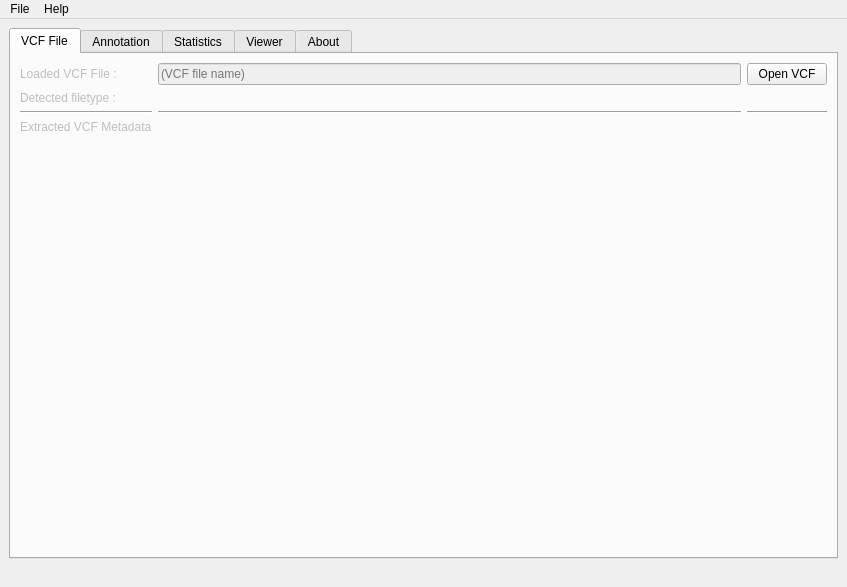
<?xml version="1.0" encoding="UTF-8"?>
<ui version="4.0">
 <class>Metallaxis</class>
 <widget class="QMainWindow" name="Metallaxis">
  <property name="geometry">
   <rect>
    <x>0</x>
    <y>0</y>
    <width>847</width>
    <height>587</height>
   </rect>
  </property>
  <property name="windowTitle">
   <string>MainWindow</string>
  </property>
  <widget class="QWidget" name="centralwidget">
   <property name="layoutDirection">
    <enum>Qt::LeftToRight</enum>
   </property>
   <layout class="QVBoxLayout" name="verticalLayout_5">
    <item>
     <widget class="QTabWidget" name="tabWidget">
      <property name="enabled">
       <bool>true</bool>
      </property>
      <property name="acceptDrops">
       <bool>true</bool>
      </property>
      <property name="layoutDirection">
       <enum>Qt::LeftToRight</enum>
      </property>
      <property name="currentIndex">
       <number>0</number>
      </property>
      <property name="usesScrollButtons">
       <bool>false</bool>
      </property>
      <property name="documentMode">
       <bool>false</bool>
      </property>
      <property name="tabsClosable">
       <bool>false</bool>
      </property>
      <property name="movable">
       <bool>false</bool>
      </property>
      <widget class="QWidget" name="vcf_load_tab">
       <attribute name="title">
        <string>VCF File</string>
       </attribute>
       <layout class="QHBoxLayout" name="horizontalLayout_5">
        <item>
         <layout class="QVBoxLayout" name="verticalLayout_4">
          <item>
           <layout class="QGridLayout" name="gridLayout_2">
            <item row="5" column="0">
             <layout class="QVBoxLayout" name="dynamic_metadata_label_tags"/>
            </item>
            <item row="3" column="0">
             <widget class="Line" name="line_3">
              <property name="orientation">
               <enum>Qt::Horizontal</enum>
              </property>
             </widget>
            </item>
            <item row="3" column="1">
             <widget class="Line" name="line_4">
              <property name="orientation">
               <enum>Qt::Horizontal</enum>
              </property>
             </widget>
            </item>
            <item row="1" column="1">
             <widget class="QLineEdit" name="loaded_vcf_lineedit">
              <property name="enabled">
               <bool>false</bool>
              </property>
              <property name="autoFillBackground">
               <bool>false</bool>
              </property>
              <property name="text">
               <string/>
              </property>
              <property name="readOnly">
               <bool>true</bool>
              </property>
              <property name="placeholderText">
               <string>(VCF file name)</string>
              </property>
             </widget>
            </item>
            <item row="1" column="0">
             <widget class="QLabel" name="loaded_vcf_label">
              <property name="enabled">
               <bool>false</bool>
              </property>
              <property name="text">
               <string>Loaded VCF File :</string>
              </property>
             </widget>
            </item>
            <item row="1" column="2">
             <widget class="QPushButton" name="open_vcf_button">
              <property name="text">
               <string>Open VCF</string>
              </property>
             </widget>
            </item>
            <item row="5" column="1">
             <layout class="QVBoxLayout" name="dynamic_metadata_label_results"/>
            </item>
            <item row="3" column="2">
             <widget class="Line" name="line_6">
              <property name="orientation">
               <enum>Qt::Horizontal</enum>
              </property>
             </widget>
            </item>
            <item row="4" column="0">
             <widget class="QLabel" name="metadata_area_label">
              <property name="enabled">
               <bool>false</bool>
              </property>
              <property name="text">
               <string>Extracted VCF Metadata</string>
              </property>
             </widget>
            </item>
            <item row="2" column="0">
             <widget class="QLabel" name="meta_detected_filetype_label">
              <property name="enabled">
               <bool>false</bool>
              </property>
              <property name="text">
               <string>Detected filetype :</string>
              </property>
             </widget>
            </item>
            <item row="2" column="1">
             <widget class="QLabel" name="detected_filetype_label">
              <property name="text">
               <string/>
              </property>
              <property name="wordWrap">
               <bool>true</bool>
              </property>
             </widget>
            </item>
           </layout>
          </item>
          <item>
           <spacer name="verticalSpacer_2">
            <property name="orientation">
             <enum>Qt::Vertical</enum>
            </property>
            <property name="sizeHint" stdset="0">
             <size>
              <width>20</width>
              <height>40</height>
             </size>
            </property>
           </spacer>
          </item>
         </layout>
        </item>
       </layout>
      </widget>
      <widget class="QWidget" name="tab">
       <attribute name="title">
        <string>Annotation</string>
       </attribute>
       <widget class="QWidget" name="gridLayoutWidget">
        <property name="geometry">
         <rect>
          <x>10</x>
          <y>10</y>
          <width>741</width>
          <height>491</height>
         </rect>
        </property>
        <layout class="QGridLayout" name="gridLayout_3">
         <item row="0" column="0">
          <layout class="QHBoxLayout" name="horizontalLayout_6">
           <item>
            <layout class="QVBoxLayout" name="verticalLayout_3">
             <item>
              <widget class="QLabel" name="get_annotation_label_2">
               <property name="enabled">
                <bool>false</bool>
               </property>
               <property name="text">
                <string>Get Annotation from online sources:</string>
               </property>
              </widget>
             </item>
             <item>
              <widget class="QCheckBox" name="vep_dl_checkBox_2">
               <property name="enabled">
                <bool>false</bool>
               </property>
               <property name="text">
                <string>VEP</string>
               </property>
               <property name="checkable">
                <bool>true</bool>
               </property>
               <property name="checked">
                <bool>true</bool>
               </property>
              </widget>
             </item>
             <item>
              <widget class="QCheckBox" name="cosmic_dl_checkBox_2">
               <property name="enabled">
                <bool>false</bool>
               </property>
               <property name="text">
                <string>COSMIC</string>
               </property>
               <property name="checked">
                <bool>true</bool>
               </property>
              </widget>
             </item>
             <item>
              <widget class="QCheckBox" name="polyphen_dl_checkBox_2">
               <property name="enabled">
                <bool>false</bool>
               </property>
               <property name="text">
                <string>polyPhen</string>
               </property>
               <property name="checked">
                <bool>true</bool>
               </property>
              </widget>
             </item>
             <item>
              <widget class="QCheckBox" name="OMIM_dl_checkBox_2">
               <property name="enabled">
                <bool>false</bool>
               </property>
               <property name="text">
                <string>OMIM Clinical Significance</string>
               </property>
               <property name="checked">
                <bool>true</bool>
               </property>
              </widget>
             </item>
             <item>
              <widget class="QPushButton" name="download_annotation_button_2">
               <property name="enabled">
                <bool>false</bool>
               </property>
               <property name="text">
                <string>Download Annotation</string>
               </property>
              </widget>
             </item>
            </layout>
           </item>
           <item>
            <widget class="Line" name="line_5">
             <property name="orientation">
              <enum>Qt::Vertical</enum>
             </property>
            </widget>
           </item>
           <item>
            <widget class="QPushButton" name="use_local_annotation_button_2">
             <property name="enabled">
              <bool>false</bool>
             </property>
             <property name="text">
              <string>Use Local Annotation File</string>
             </property>
             <property name="checkable">
              <bool>false</bool>
             </property>
             <property name="autoDefault">
              <bool>false</bool>
             </property>
             <property name="default">
              <bool>false</bool>
             </property>
             <property name="flat">
              <bool>false</bool>
             </property>
            </widget>
           </item>
          </layout>
         </item>
         <item row="1" column="0">
          <spacer name="verticalSpacer_4">
           <property name="orientation">
            <enum>Qt::Vertical</enum>
           </property>
           <property name="sizeHint" stdset="0">
            <size>
             <width>20</width>
             <height>40</height>
            </size>
           </property>
          </spacer>
         </item>
        </layout>
       </widget>
      </widget>
      <widget class="QWidget" name="statistics_tab">
       <property name="enabled">
        <bool>false</bool>
       </property>
       <attribute name="title">
        <string>Statistics</string>
       </attribute>
      </widget>
      <widget class="QWidget" name="viewer_tab">
       <attribute name="title">
        <string>Viewer</string>
       </attribute>
       <layout class="QVBoxLayout" name="verticalLayout_6">
        <item>
         <layout class="QVBoxLayout" name="verticalLayout_7">
          <property name="bottomMargin">
           <number>0</number>
          </property>
          <item>
           <widget class="QLabel" name="filter_label">
            <property name="enabled">
             <bool>false</bool>
            </property>
            <property name="text">
             <string>Filter VCF Table (e.g CHROM 1,3,5)</string>
            </property>
           </widget>
          </item>
          <item>
           <layout class="QHBoxLayout" name="horizontalLayout">
            <property name="topMargin">
             <number>0</number>
            </property>
            <item>
             <widget class="QComboBox" name="filter_box">
              <property name="enabled">
               <bool>false</bool>
              </property>
              <property name="autoFillBackground">
               <bool>false</bool>
              </property>
             </widget>
            </item>
            <item>
             <widget class="QLineEdit" name="filter_lineedit">
              <property name="enabled">
               <bool>false</bool>
              </property>
             </widget>
            </item>
            <item>
             <widget class="QPushButton" name="filter_table_btn">
              <property name="enabled">
               <bool>false</bool>
              </property>
              <property name="text">
               <string>Filter</string>
              </property>
             </widget>
            </item>
           </layout>
          </item>
          <item>
           <widget class="QLabel" name="filter_text">
            <property name="text">
             <string/>
            </property>
            <property name="wordWrap">
             <bool>false</bool>
            </property>
           </widget>
          </item>
         </layout>
        </item>
        <item>
         <layout class="QVBoxLayout" name="verticalLayout">
          <item>
           <widget class="QTableWidget" name="viewer_tab_table_widget">
            <property name="enabled">
             <bool>false</bool>
            </property>
            <property name="alternatingRowColors">
             <bool>true</bool>
            </property>
            <property name="showGrid">
             <bool>true</bool>
            </property>
            <property name="sortingEnabled">
             <bool>true</bool>
            </property>
            <property name="cornerButtonEnabled">
             <bool>false</bool>
            </property>
            <property name="rowCount">
             <number>0</number>
            </property>
            <property name="columnCount">
             <number>0</number>
            </property>
           </widget>
          </item>
         </layout>
        </item>
       </layout>
      </widget>
      <widget class="QWidget" name="about_tab">
       <attribute name="title">
        <string notr="true">About</string>
       </attribute>
       <layout class="QGridLayout" name="gridLayout">
        <item row="0" column="0">
         <layout class="QVBoxLayout" name="verticalLayout_2">
          <item>
           <widget class="QLabel" name="label">
            <property name="text">
             <string>&lt;html&gt;&lt;head/&gt;&lt;body&gt;&lt;p align=&quot;center&quot;&gt;&lt;span style=&quot; font-weight:600;&quot;&gt;Metallaxis&lt;/span&gt;&lt;/p&gt;&lt;p align=&quot;center&quot;&gt;Version 1.0&lt;/p&gt;&lt;p align=&quot;center&quot;&gt;Copyright © 2018 Sean LAIDLAW, Qiqi HE.&lt;/p&gt;&lt;p align=&quot;center&quot;&gt;Some rights reserved.&lt;/p&gt;&lt;p align=&quot;center&quot;&gt;&lt;br/&gt;&lt;/p&gt;&lt;p align=&quot;center&quot;&gt;&lt;span style=&quot; font-style:italic;&quot;&gt;Metallaxis&lt;/span&gt; is free software: you can redistribute it and/or modify it under the terms of the GNU General Public License version 3 as published by the Free Software Foundation.&lt;/p&gt;&lt;p align=&quot;center&quot;&gt;You should have received a copy of the GNU General Public License along with &lt;span style=&quot; font-style:italic;&quot;&gt;Metallaxis&lt;/span&gt;. If not, see http://www.gnu.org/licenses.&lt;/p&gt;&lt;p align=&quot;center&quot;&gt;&lt;br/&gt;&lt;/p&gt;&lt;p align=&quot;center&quot;&gt;@license GPL-3.0+ http://spdx.org/licenses/GPL-3.0+&lt;/p&gt;&lt;/body&gt;&lt;/html&gt;</string>
            </property>
            <property name="scaledContents">
             <bool>true</bool>
            </property>
            <property name="wordWrap">
             <bool>true</bool>
            </property>
            <property name="openExternalLinks">
             <bool>true</bool>
            </property>
           </widget>
          </item>
          <item>
           <spacer name="verticalSpacer_3">
            <property name="orientation">
             <enum>Qt::Vertical</enum>
            </property>
            <property name="sizeHint" stdset="0">
             <size>
              <width>20</width>
              <height>40</height>
             </size>
            </property>
           </spacer>
          </item>
         </layout>
        </item>
       </layout>
      </widget>
     </widget>
    </item>
   </layout>
  </widget>
  <widget class="QMenuBar" name="menubar">
   <property name="geometry">
    <rect>
     <x>0</x>
     <y>0</y>
     <width>847</width>
     <height>22</height>
    </rect>
   </property>
   <widget class="QMenu" name="menuFile">
    <property name="title">
     <string>File</string>
    </property>
    <addaction name="actionAbout"/>
    <addaction name="separator"/>
    <addaction name="actionOpen_VCF"/>
    <addaction name="actionSettings"/>
    <addaction name="separator"/>
    <addaction name="actionExport_Report"/>
    <addaction name="separator"/>
    <addaction name="actionQuit"/>
   </widget>
   <widget class="QMenu" name="menuHelp">
    <property name="title">
     <string>Help</string>
    </property>
    <addaction name="actionMetallaxis_Documentation"/>
    <addaction name="separator"/>
    <addaction name="actionGithub_Page"/>
    <addaction name="separator"/>
   </widget>
   <addaction name="menuFile"/>
   <addaction name="menuHelp"/>
  </widget>
  <widget class="QStatusBar" name="statusbar">
   <property name="sizeGripEnabled">
    <bool>false</bool>
   </property>
  </widget>
  <action name="actionOpen_VCF">
   <property name="text">
    <string>Open VCF</string>
   </property>
  </action>
  <action name="actionOpen_h5">
   <property name="text">
    <string>Open h5</string>
   </property>
  </action>
  <action name="actionQuit">
   <property name="text">
    <string>Close</string>
   </property>
   <property name="menuRole">
    <enum>QAction::QuitRole</enum>
   </property>
  </action>
  <action name="actionAbout">
   <property name="checkable">
    <bool>false</bool>
   </property>
   <property name="text">
    <string>About Metallaxis</string>
   </property>
   <property name="menuRole">
    <enum>QAction::ApplicationSpecificRole</enum>
   </property>
  </action>
  <action name="actionExport_Report">
   <property name="text">
    <string>Export Report</string>
   </property>
  </action>
  <action name="actionMetallaxis_Documentation">
   <property name="text">
    <string>Metallaxis Documentation</string>
   </property>
  </action>
  <action name="actionGithub_Page">
   <property name="text">
    <string>Github Page</string>
   </property>
  </action>
  <action name="actionAboutMetallaxis">
   <property name="text">
    <string>About Metallaxis</string>
   </property>
   <property name="iconText">
    <string>About Metallaxis</string>
   </property>
  </action>
  <action name="actionSettings">
   <property name="text">
    <string>Settings</string>
   </property>
   <property name="menuRole">
    <enum>QAction::PreferencesRole</enum>
   </property>
  </action>
 </widget>
 <resources/>
 <connections/>
</ui>
